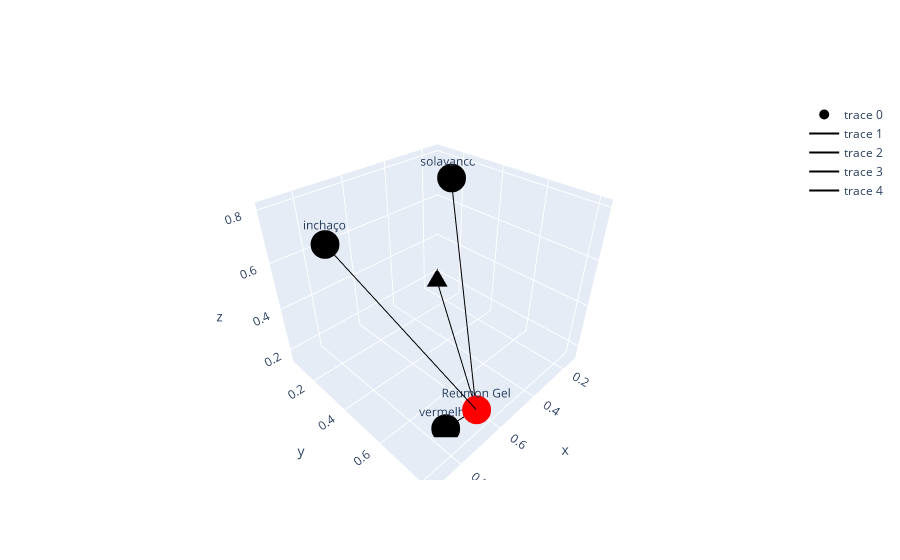

Notebook cell for this chart:
### Markdown cell above
# Amostra do gravo

### Code cell
import plotly.graph_objects as go

# Seleciona uma parte do grafo (por exemplo, os primeiros 10 nós)
nodes = list(G.nodes())[:5]
subgraph = G.subgraph(nodes)

# Cria listas para armazenar os nós e as arestas
nodes = list(subgraph.nodes())
edges = list(subgraph.edges())
colors = ['red' if node in sintomas_pt else 'black' for node in nodes]

# Cria listas para armazenar as coordenadas x, y e z dos nós
x = []
y = []
z = []

# Gera coordenadas aleatórias para cada nó
for _ in nodes:
    x.append(np.random.uniform())
    y.append(np.random.uniform())
    z.append(np.random.uniform())

# Cria um objeto Scatter3d para os nós
nodes_trace = go.Scatter3d(x=x, y=y, z=z, mode='markers+text', text=nodes, marker=dict(size=10, color=colors))

# Cria uma lista para armazenar os objetos Scatter3d para as arestas
edges_traces = []

# Percorre as arestas
for edge in edges:
    # Obtém as coordenadas dos nós da aresta
    x_edge = [x[nodes.index(edge[0])], x[nodes.index(edge[1])]]
    y_edge = [y[nodes.index(edge[0])], y[nodes.index(edge[1])]]
    z_edge = [z[nodes.index(edge[0])], z[nodes.index(edge[1])]]

    # Cria um objeto Scatter3d para a aresta
    edges_trace = go.Scatter3d(x=x_edge, y=y_edge, z=z_edge, mode='lines', line=dict(color='black'))
    edges_traces.append(edges_trace)

# Cria um objeto Figure e adiciona os nós e as arestas
fig = go.Figure(data=[nodes_trace] + edges_traces)

# Mostra o gráfico
fig.show()

### Figure 1 — Plotly figure (JSON) as saved in the notebook; plotly's stock layout.template omitted (floating-point values rounded to 4 significant figures)
{"data": [{"marker": {"color": ["black", "black", "black", "red", "black"], "size": 10}, "mode": "markers+text", "text": ["inchaço", "solavancos", "vermelho", "Reumon Gel", "colmeia"], "type": "scatter3d", "x": [0.9082, 0.1976, 0.7485, 0.7116, 0.1347], "y": [0.3997, 0.2141, 0.7236, 0.8198, 0.07505], "z": [0.806, 0.7491, 0.1579, 0.3033, 0.1549]}, {"line": {"color": "black"}, "mode": "lines", "type": "scatter3d", "x": [0.9082, 0.7116], "y": [0.3997, 0.8198], "z": [0.806, 0.3033]}, {"line": {"color": "black"}, "mode": "lines", "type": "scatter3d", "x": [0.1976, 0.7116], "y": [0.2141, 0.8198], "z": [0.7491, 0.3033]}, {"line": {"color": "black"}, "mode": "lines", "type": "scatter3d", "x": [0.7485, 0.7116], "y": [0.7236, 0.8198], "z": [0.1579, 0.3033]}, {"line": {"color": "black"}, "mode": "lines", "type": "scatter3d", "x": [0.7116, 0.1347], "y": [0.8198, 0.07505], "z": [0.3033, 0.1549]}], "layout": {}}
